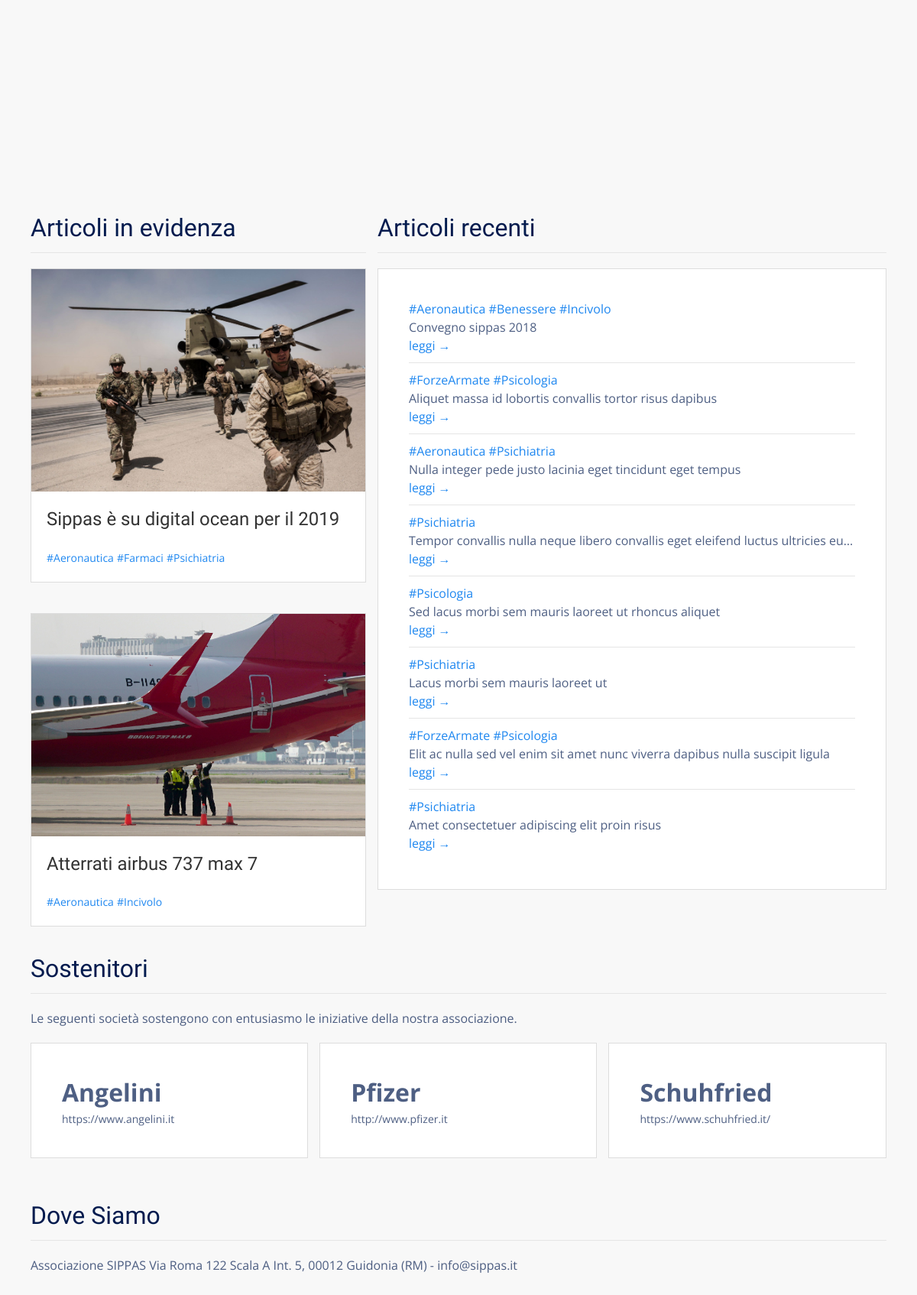
Before: / (lower part) with the older database file.
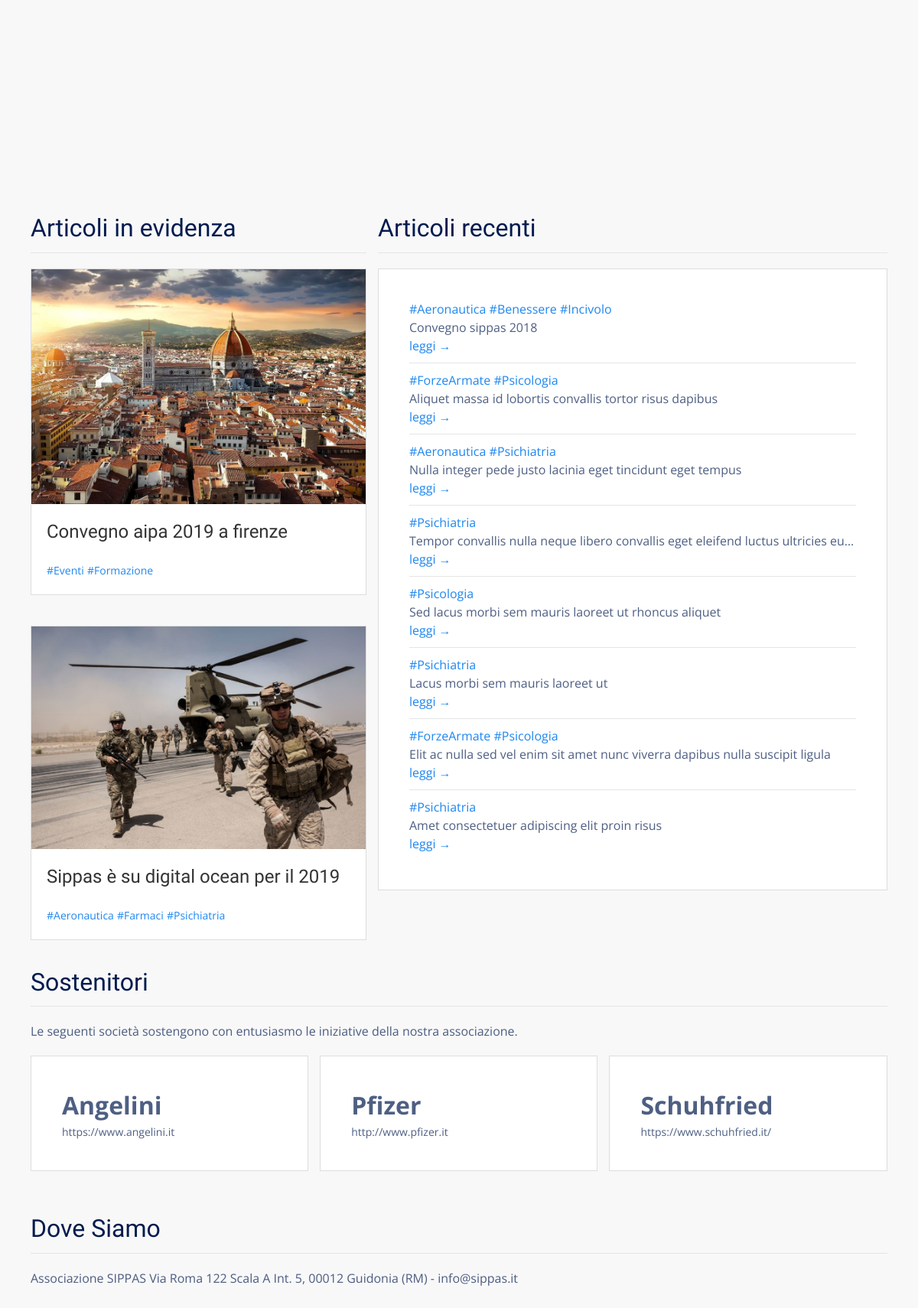
After: the same page with the newer database file.
### tables this page shows
CREATE TABLE "posts" (
  "id" integer NOT NULL PRIMARY KEY AUTOINCREMENT,
  "title" text,
  "body" TEXT,
  "teaser" text,
  "tags" TEXT,
  "is_sticky" integer,
  "author_id" text,
  "created_at" TEXT,
  "updated_at" text,
  "published_at" TEXT
);

### flaskApp/blueprints/main/routes.py (the view)
@bp_main.route("/")
def index():
  stickies = query_db('SELECT * FROM posts WHERE is_sticky == 1 ORDER BY id DESC LIMIT 2')
  latest = query_db('SELECT * FROM posts  WHERE is_sticky == 0 ORDER BY id DESC LIMIT {}'.format(4 if len(stickies) < 2 else 8))
  return render_template("main/index.html", latests=latest, stickies=stickies )

### flaskApp/db/sqlite.py (called while the page is built)
def get_db():
  if "db" not in g:
    g.db = sqlite3.connect(
      db_path,
      detect_types = sqlite3.PARSE_DECLTYPES,
      isolation_level = "DEFERRED"
    )
    g.db.cursor().execute("PRAGMA journal_mode=WAL")
    g.db.row_factory = sqlite3.Row
  return g.db

def query_db(query, args=(), one = False):
  with closing(get_db().cursor().execute(query, args)) as cur:
    rv = cur.fetchall()
    return (rv[0] if rv else None) if one else rv

### flaskApp/blueprints/main/templates/main/index.html (shortened to what this page needs)
{% extends 'base.html' %}
{% block content %}
<div class="uk-section">
  <div class="uk-container">
    <div class="uk-grid uk-grid-large uk-child-width-1-2@m">
      <div class="uk-margin">
        <div class="uk-height-medium uk-flex uk-flex-center uk-flex-middle uk-background-cover uk-light"
          data-src="{{ url_for('static', filename='img/teamwork.jpg') }}" uk-img="">
        </div>
      </div>
      <div class="uk-margin">
        <div class="uk-height-medium uk-flex uk-flex-center uk-flex-middle uk-background-cover uk-light"
          data-src="{{ url_for('static', filename='img/services.jpg') }}" uk-img="">
        </div>
      </div>
    </div>
  </div>
</div>
<div class="uk-section">
  <div class="uk-container">
    <div class="uk-grid uk-grid-small">
      <div class="uk-margin uk-width-2-5@s">
        <h2 class="uk-heading-divider">Articoli in evidenza</h2>
        <div class="uk-child-width-1-1" uk-grid>
          {% for s in stickies %}
          <div>
            <div class="uk-card uk-card-default uk-card-small">
              <div class="uk-card-media-top">
                <img src="{{ url_for('static', filename='blog/'+s.id |string+'/'+s.teaser) }}" />
              </div>
              <div class="uk-card-body">
                <h3 class="uk-card-title uk-text-truncate">{{ s.title | capitalize }}</h3>
                {% for tag in s.tags.split(' ') %}
                <a href="{{ url_for('blog.posts_tagged', tag=tag) }}"><span class="uk-text-small">{{ tag }}</span></a>
                {% endfor %}
              </div>
            </div>
          </div>
          {% endfor %}
        </div>
      </div>
      <div class="uk-width-expand uk-margin uk-margin-remove-top">
        <h2 class="uk-heading-divider">Articoli recenti</h2>
        <div class="uk-card uk-card-default">
          <div class="uk-card-body">
            <ul class="uk-list uk-list-divider uk-margin-medium">
              {% for l in latests %}
              <li class="uk-text-truncate uk-padding-vertical uk-padding-horizontal-small">
                {% for tag in l.tags.split(' ') %}
                <a href="{{ url_for('blog.posts_tagged', tag=tag) }}">{{ tag }}</a>
                {% endfor %}<br>
                {{ l.title | capitalize }}<br>
                <a href="{{ url_for('blog.view_post', id=l.id) }}">leggi &rarr;</a><br>
              </li>
              {% endfor %}
            </ul>
          </div>
        </div>
      </div>
    </div>
  </div>
</div>
<div class="uk-section">
  <div class="uk-container">
    <h2 class="uk-heading-divider">Sostenitori</h2>
    <p>Le seguenti società sostengono con entusiasmo le iniziative della nostra associazione.</p>
    <div class="uk-child-width-1-2@m uk-child-width-1-3@l uk-grid uk-grid-match uk-grid-stack uk-grid-small" uk-grid="">
      <div class="uk-first-column">
        <div class="uk-card uk-card-default uk-grid uk-grid-collapse uk-margin uk-grid-stack" uk-grid="">
          <div class="uk-first-column">
            <div class="uk-card-body">
              <p style="font-size:2em" class="uk-text-bold uk-margin-remove-bottom uk-width-expand">Angelini</p>
              <p class="uk-margin-remove-top uk-text-small"><a class="uk-link uk-link-text"
                  href="https://www.angelini.it" target="_blank">
                  https://www.angelini.it
                </a></p>
            </div>
          </div>
        </div>
      </div>
      <div class="uk-grid-margin uk-first-column">
        <div class="uk-card uk-card-default uk-grid uk-grid-collapse uk-margin uk-grid-stack" uk-grid="">
          <div class="uk-first-column">
            <div class="uk-card-body">
              <p style="font-size:2em" class="uk-text-bold uk-margin-remove-bottom uk-width-expand">Pfizer</p>
              <p class="uk-margin-remove-top uk-text-small"><a class="uk-link uk-link-text" href="http://www.pfizer.it"
                  target="_blank">
                  http://www.pfizer.it
                </a></p>
            </div>
          </div>
        </div>
      </div>
      <div class="uk-grid-margin uk-first-column">
        <div class="uk-card uk-card-default uk-grid uk-grid-collapse uk-margin uk-grid-stack" uk-grid="">
          <div class="uk-first-column">
            <div class="uk-card-body">
              <p style="font-size:2em" class="uk-text-bold uk-margin-remove-bottom uk-width-expand">Schuhfried</p>
              <p class="uk-margin-remove-top uk-text-small"><a class="uk-link uk-link-text"
                  href="https://www.schuhfried.it/" target="_blank">
                  https://www.schuhfried.it/
                </a></p>
            </div>
          </div>
        </div>
      </div>
    </div>
  </div>
</div>
<div class="uk-section uk-margin-medium-top">
  <div class="uk-container">
    <h2 class="uk-heading-divider">Dove Siamo</h2>
    <p>Associazione SIPPAS Via Roma 122 Scala A Int. 5, 00012 Guidonia (RM) - info@sippas.it</p>
  </div>
</div>
{% endblock %}

### flaskApp/templates/base.html (shortened to what this page needs)
<html lang="it">
<head>
  <link rel="stylesheet" href="{{ url_for('static', filename='css/vendor/uikit.min.css') }}">
</head>
<body>
  <div class="uk-container uk-margin-large-bottom">
    {% block content %}
    {% endblock %}
  </div>
</body>
</html>

### flaskApp/templates/base.html (style rules this page uses)
html { font-family: 'Open Sans', sans-serif; font-size: 16px; font-weight: normal; line-height: 1.5; background: #f8f8f8; color: rgba(3,27,78,0.7) !important; }
h1, .uk-h1, h2, .uk-h2, h3, .uk-h3, h4, .uk-h4, h5, .uk-h5, h6, .uk-h6 { font-family: 'Yanone Kaffeesatz', sans-serif; margin: 0 0 20px 0; font-weight: normal; color: #031b4e; text-transform: none; }
li { margin-bottom: 8px; }
.uk-section { padding: 0px; padding-top: 15px; }
.uk-card-default { color: rgba(3,27,78,0.7) !important; box-shadow: none; border: 1px solid #ddd; }

Changed rows visible on the page:
no longer on this page (row unchanged): posts: id+teaser (picture), title "Atterrati airbus 737 max 7", tag "#Aeronautica" "#Incivolo", shown under "Articoli in evidenza"
added posts: id+teaser (picture), title "Convegno aipa 2019 a firenze", tag "#Eventi" "#Formazione", shown under "Articoli in evidenza"
